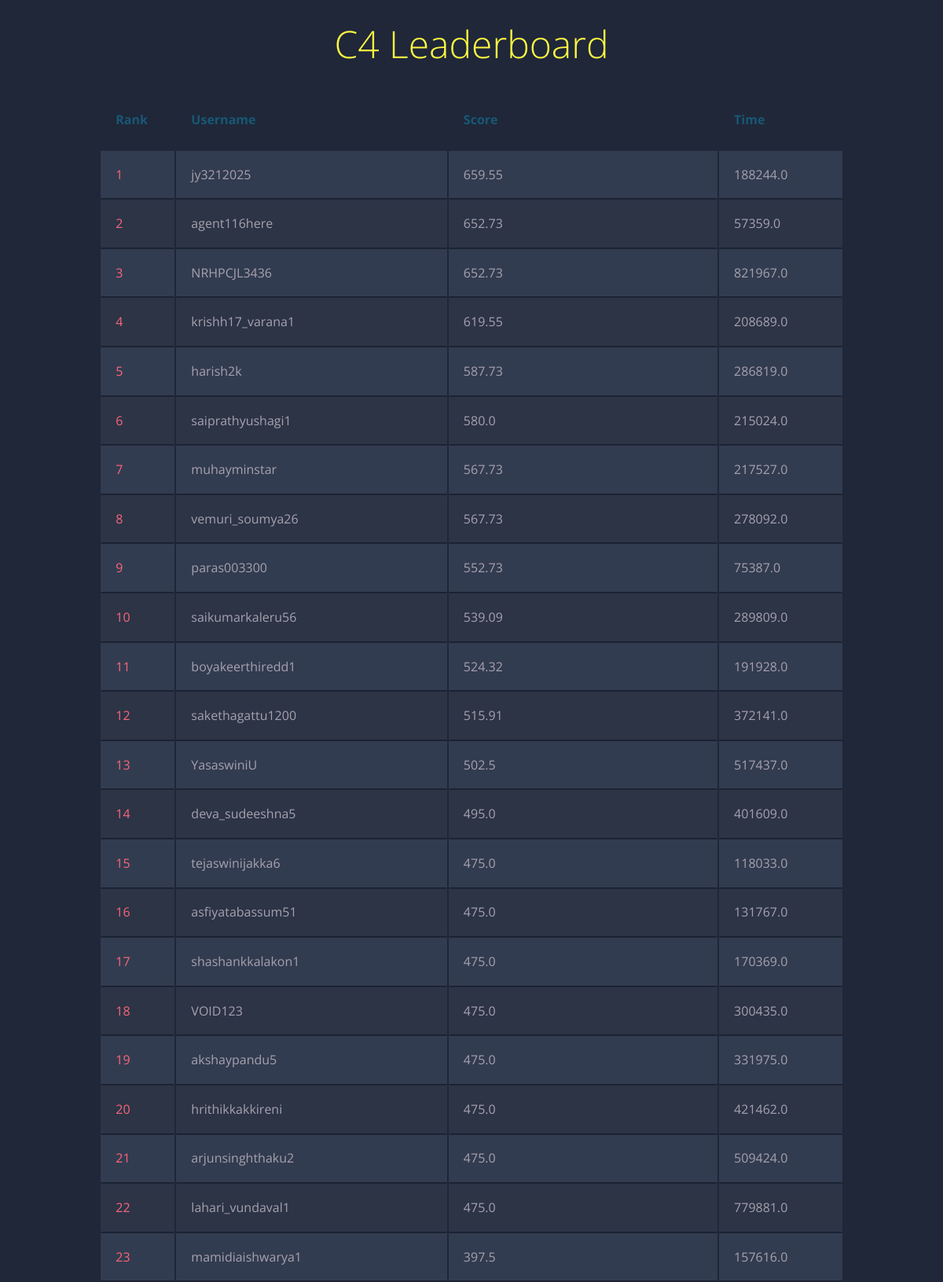
The page / (upper part) on the database its author committed.
### rankings/models.py (models this page shows)
class Hacker(models.Model):
	name = models.CharField(max_length=300)
	score = models.FloatField()
	time = models.FloatField()

### rankings/views.py (the view)
# urls.py: path('', views.index, name='index'),
def index(request):
	hackers = Hacker.objects.order_by('-score', 'time')
	return render(request, 'rankings/index.html', {"hackers":hackers})

### rankings/templates/rankings/index.html
{% extends "rankings/base.html" %}
{% block content %}
	<table class="container">
	<thead>
		<tr>
			<th><h1>Rank</h1></th>
			<th><h1>Username</h1></th>
			<th><h1>Score</h1></th>
			<th><h1>Time</h1></th>
		</tr>
	</thead>
	<tbody>
		{% for hacker in hackers %}
		<tr>
			<td>{{forloop.counter}}</td>
			<td>{{hacker.name}}</td>
			<td>{{hacker.score}}</td>
			<td>{{hacker.time}}</td>
		</tr>
		{% endfor %}
	</tbody>
</table>
{% endblock %}

### rankings/templates/rankings/base.html (shortened to what this page needs)
<!DOCTYPE html>
<html lang="en" >
<head>
  	{% load static %}
  <link rel="stylesheet" href="{% static 'rankings/style.css' %}">
</head>
<body>
<h1><span class="yellow">C4 Leaderboard</span></h1>
	{% block content %}
    {% endblock %}
</body>
</html>

### rankings/static/rankings/style.css (style rules this page uses)
body { font-family: 'Open Sans', sans-serif; font-weight: 300; line-height: 1.42em; color:#A7A1AE; background-color:#1F2739; }
h1 { font-size:3em; font-weight: 300; line-height:1em; text-align: center; color: #4DC3FA; }
.yellow { color: #FFF842; }
.container th h1 { font-weight: bold; font-size: 1em; text-align: left; color: #185875; }
.container td { font-weight: normal; font-size: 1em; -webkit-box-shadow: 0 2px 2px -2px #0E1119; -moz-box-shadow: 0 2px 2px -2px #0E1119; box-shadow: 0 2px 2px -2px #0E1119; }
.container { text-align: left; overflow: hidden; width: 80%; margin: 0 auto; display: table; padding: 0 0 8em 0; }
.container td, .container th { padding-bottom: 2%; padding-top: 2%; padding-left:2%; }
.container tr:nth-child(odd) { background-color: #323C50; }
.container tr:nth-child(even) { background-color: #2C3446; }
.container th { background-color: #1F2739; }
.container td:first-child { color: #FB667A; }

### rows shown on the page
Hacker: name "jy3212025", score "659.55", time "188244.0"
Hacker: name "agent116here", score "652.73", time "57359.0"
Hacker: name "NRHPCJL3436", score "652.73", time "821967.0"
Hacker: name "krishh17_varana1", score "619.55", time "208689.0"
Hacker: name "harish2k", score "587.73", time "286819.0"
Hacker: name "saiprathyushagi1", score "580.0", time "215024.0"
Hacker: name "muhayminstar", score "567.73", time "217527.0"
Hacker: name "vemuri_soumya26", score "567.73", time "278092.0"
Hacker: name "paras003300", score "552.73", time "75387.0"
Hacker: name "saikumarkaleru56", score "539.09", time "289809.0"
Hacker: name "boyakeerthiredd1", score "524.32", time "191928.0"
Hacker: name "sakethagattu1200", score "515.91", time "372141.0"
Hacker: name "YasaswiniU", score "502.5", time "517437.0"
Hacker: name "deva_sudeeshna5", score "495.0", time "401609.0"
Hacker: name "tejaswinijakka6", score "475.0", time "118033.0"
Hacker: name "asfiyatabassum51", score "475.0", time "131767.0"
Hacker: name "shashankkalakon1", score "475.0", time "170369.0"
Hacker: name "VOID123", score "475.0", time "300435.0"
Hacker: name "akshaypandu5", score "475.0", time "331975.0"
Hacker: name "hrithikkakkireni", score "475.0", time "421462.0"
Hacker: name "arjunsinghthaku2", score "475.0", time "509424.0"
Hacker: name "lahari_vundaval1", score "475.0", time "779881.0"
Hacker: name "mamidiaishwarya1", score "397.5", time "157616.0"
